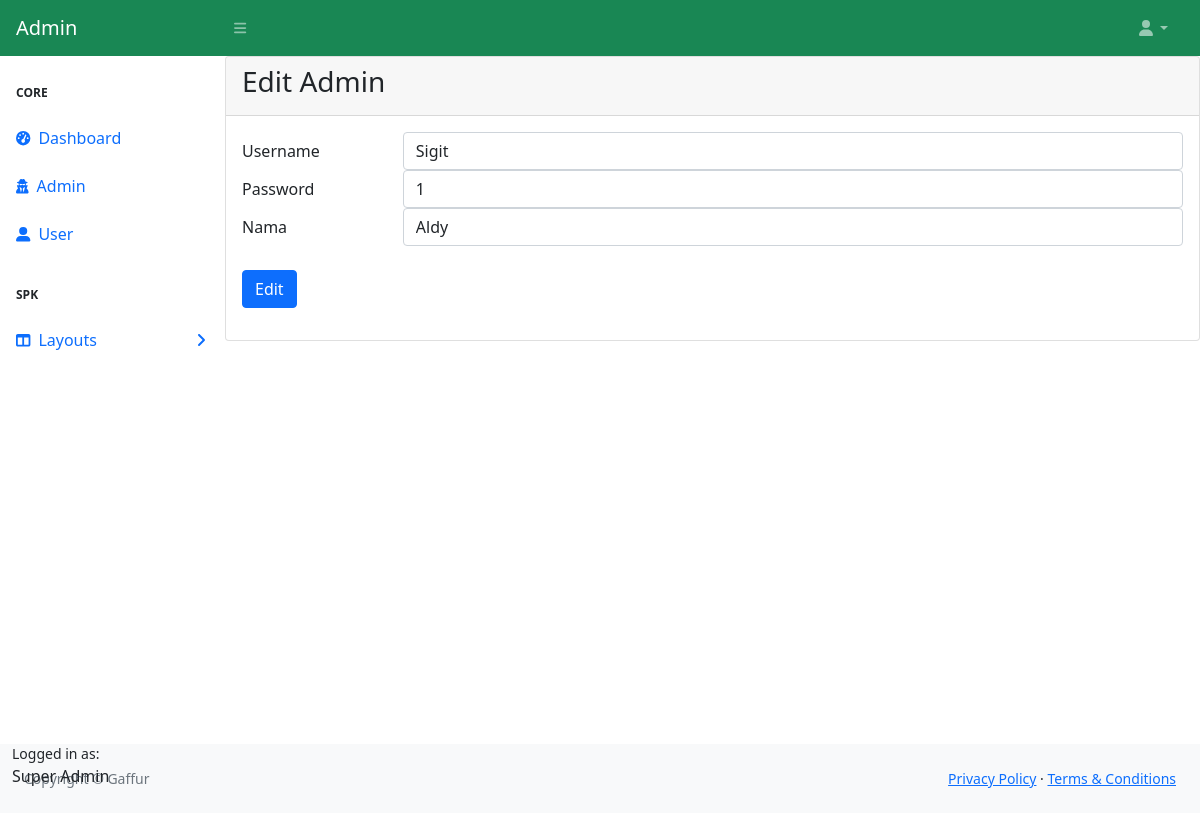
/admin/edit_admin.php?id=13 (signed in), run on the app's committed database.
### tables this page shows
CREATE TABLE `user` (
  `id` int(11) NOT NULL,
  `class` varchar(125) NOT NULL,
  `username` varchar(125) NOT NULL,
  `password` varchar(125) NOT NULL,
  `nama` varchar(125) NOT NULL
);

### admin/edit_admin.php (the view, shortened to what this page needs)
<?php include 'header.php' ?>
<?php include '../koneksi.php';
?>
<div id="layoutSidenav_content">
<main>
<div class="card">
  <div class="card-header">
    <h3 class="card-title">Edit Admin</h3>
  </div>
  <div class="card-body">
    <form method="POST">
    <?php
        $id = $_GET['id'];
        $dapat = $conn->query("SELECT * FROM user WHERE id='$id' AND class='admin'");
        if($dapat->num_rows>0){
            $row = $dapat->fetch_assoc();
    ?>
        <div class="form-group row">
              <label for="nama" class="col-sm-2 col-form-label">Username</label>
              <div class="col-sm-10">
                <input type="text" class="form-control" name="username" value="<?= $row['username']; ?>" placeholder="">
              </div>
            </div>
        <div class="form-group row">
              <label for="nama" class="col-sm-2 col-form-label">Password</label>
              <div class="col-sm-10">
                <input type="text" class="form-control" name="password" value="<?= $row['password']; ?>" placeholder="">
              </div>
            </div>
        <div class="form-group row">
              <label for="nama" class="col-sm-2 col-form-label">Nama</label>
              <div class="col-sm-10">
                <input type="text" class="form-control" name="nama" value="<?= $row['nama']; ?>" placeholder="">
              </div>
            </div>
        <?php } ?>
        <div class="d-flex align-items-center justify-content-between mt-4 mb-0">
        <button value="submit" name="edit" class="btn btn-primary">Edit</button>
        </div>
    </form>
</div>
</div>
</div>
</div>
<?php include 'footer.php' ?>

### data on the page
user: username "Sigit", password "1", nama "Aldy"

### other printed values
$_SESSION['admin'] "Super Admin"
